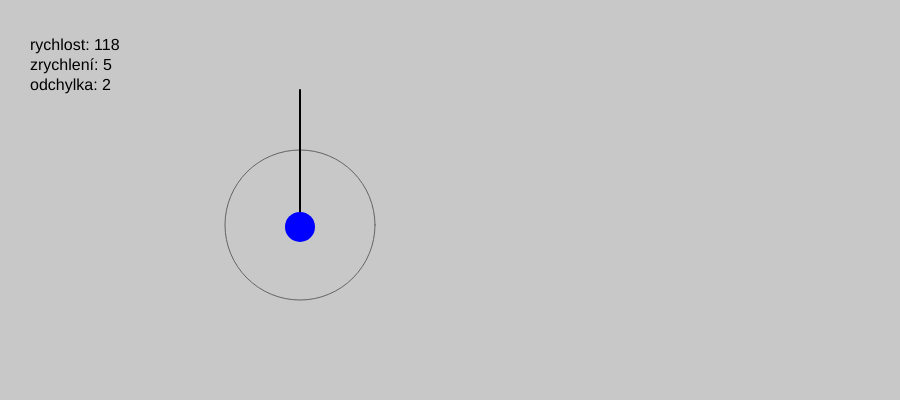
Frame 1 (no input)
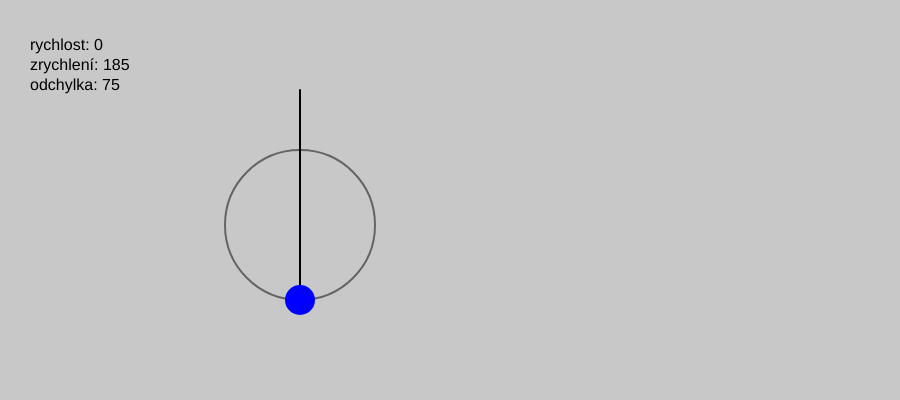
Frame 60 (no input)
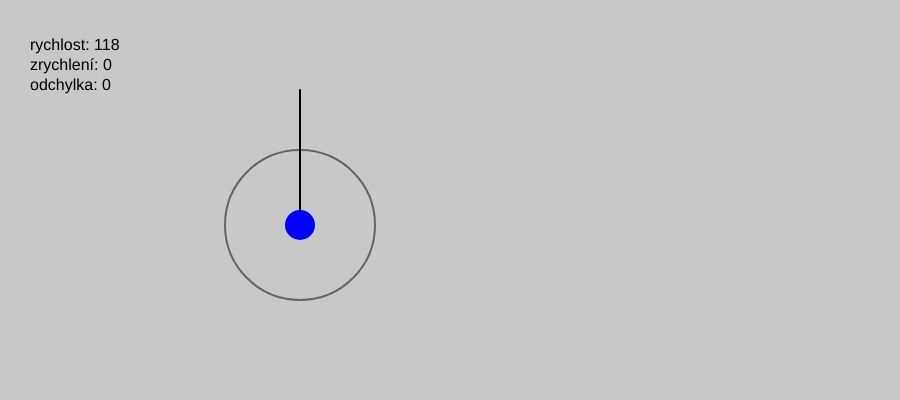
Frame 120 (the mouse pressed at the canvas centre since frame 60)

The p5.js sketch that drew these frames (run headless with seeded random() and noise() and a simulated clock; from frame 60 on, the mouse is pressed at the canvas centre):

// p5.js sketch
// ── sketch.js
const width = 900;
const height = 400;
const fps = 60;

const period = 4;
let frequency = 1/period;
const amplitude = 75;
const equalibrumY = 225;
const b = 0.5;
const m = 1;


function setup() {
    createCanvas(width, height);
    frameRate(fps);
}

function draw() {
    background(200);

    let t = frameCount/fps; // returns time
    let angleFrequency = TWO_PI/period;

    // harmonic oscillator
    let y = amplitude * sin(angleFrequency * t); // y = ym * sin(w*t)
    // damped oscillator
    // let y = Math.pow(Math.E, (-1 * b * t) / (2 * m)) * amplitude * sin(angleFrequency * t); // y = ym * sin(w*t)



    stroke(100);
    noFill();
    ellipse(300, equalibrumY, amplitude*2);

    stroke(color(0));
    strokeWeight(2);
    line(300, 90, 300, equalibrumY + y);

    noStroke();
    fill(color(0,0,255));
    ellipse(300, equalibrumY + y, 30);

    let vel = angleFrequency * amplitude * cos(angleFrequency * t); // v = w * ym * cos(w*t)
    let acc = -1 * pow(angleFrequency, 2) * y; // a = -w2 * 

    textSize(16);
    fill(0);
    text(`rychlost: ${Math.abs(vel.toFixed(0))}`, 30, 50);
    text(`zrychlení: ${Math.abs(acc.toFixed(0))}`, 30, 70);
    text(`odchylka: ${Math.abs(y.toFixed(0))}`, 30, 90);

    if (y == amplitude) {
        // noLoop();
    }
}
